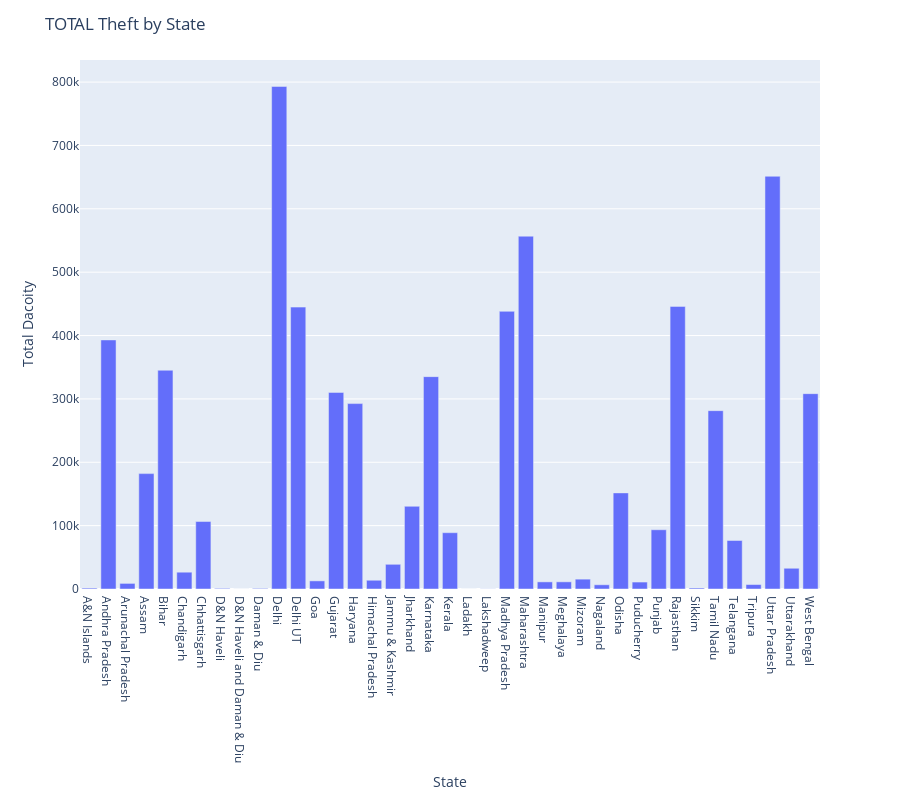

Here is the notebook cell this chart was saved with:
### Code cell
import plotly.express as px


state_totals = cluster1.groupby('STATE')['TOTAL Theft'].sum().reset_index()

fig = px.bar(state_totals, x='STATE', y='TOTAL Theft', height=800)
fig.update_layout(title='TOTAL Theft by State', xaxis_title='State', yaxis_title='Total Dacoity')
fig.show()

### Figure 1 — Plotly figure (JSON) as saved in the notebook; plotly's stock layout.template omitted (floating-point values rounded to 4 significant figures)
{"data": [{"alignmentgroup": "True", "hovertemplate": "STATE=%{x}<br>TOTAL Theft=%{y}<extra></extra>", "legendgroup": "", "marker": {"color": "#636efa", "pattern": {"shape": ""}}, "name": "", "offsetgroup": "", "orientation": "v", "showlegend": false, "textposition": "auto", "type": "bar", "x": ["A&N Islands", "Andhra Pradesh", "Arunachal Pradesh", "Assam", "Bihar", "Chandigarh", "Chhattisgarh", "D&N Haveli", "D&N Haveli and Daman & Diu", "Daman & Diu", "Delhi", "Delhi UT", "Goa", "Gujarat", "Haryana", "Himachal Pradesh", "Jammu & Kashmir", "Jharkhand", "Karnataka", "Kerala", "Ladakh", "Lakshadweep", "Madhya Pradesh", "Maharashtra", "Manipur", "Meghalaya", "Mizoram", "Nagaland", "Odisha", "Puducherry", "Punjab", "Rajasthan", "Sikkim", "Tamil Nadu", "Telangana", "Tripura", "Uttar Pradesh", "Uttarakhand", "West Bengal"], "xaxis": "x", "y": [1429, 393079, 8839, 182093, 345221, 26517, 106489, 985, 47, 894, 793108, 444855, 12817, 310257, 292608, 13811, 38974, 130517, 335142, 88868, 2, 196, 438207, 556807, 11242, 11308, 15538, 6657, 151676, 10963, 93500, 446022, 1551, 281443, 76556, 7029, 651362, 32739, 308263], "yaxis": "y"}], "layout": {"barmode": "relative", "height": 800, "legend": {"tracegroupgap": 0}, "margin": {"t": 60}, "title": {"text": "TOTAL Theft by State"}, "xaxis": {"anchor": "y", "domain": [0, 1], "title": {"text": "State"}}, "yaxis": {"anchor": "x", "domain": [0, 1], "title": {"text": "Total Dacoity"}}}}
